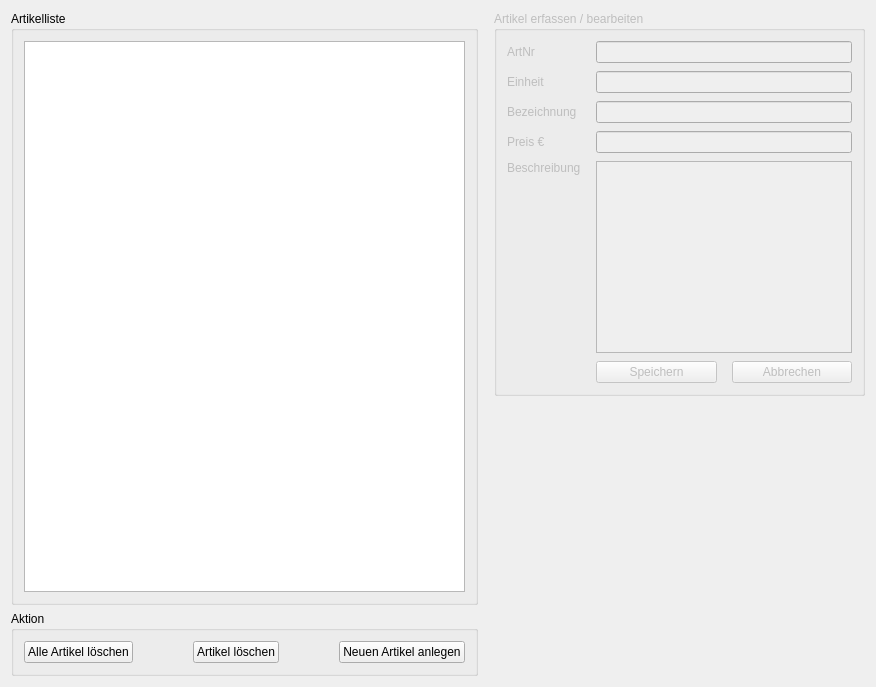
      <widget class="QWidget" name="tabArticles">
       <attribute name="title">
        <string>Artikel</string>
       </attribute>
       <layout class="QGridLayout" name="gridLayout_12">
        <item row="0" column="1">
         <spacer name="horizontalSpacer_14">
          <property name="orientation">
           <enum>Qt::Horizontal</enum>
          </property>
          <property name="sizeType">
           <enum>QSizePolicy::Fixed</enum>
          </property>
          <property name="sizeHint" stdset="0">
           <size>
            <width>10</width>
            <height>20</height>
           </size>
          </property>
         </spacer>
        </item>
        <item row="0" column="0" rowspan="3">
         <widget class="QGroupBox" name="Artikelliste">
          <property name="sizePolicy">
           <sizepolicy hsizetype="Preferred" vsizetype="Preferred">
            <horstretch>0</horstretch>
            <verstretch>0</verstretch>
           </sizepolicy>
          </property>
          <property name="maximumSize">
           <size>
            <width>16777215</width>
            <height>16777215</height>
           </size>
          </property>
          <property name="title">
           <string>Artikelliste</string>
          </property>
          <layout class="QVBoxLayout" name="verticalLayout_4" stretch="0">
           <property name="leftMargin">
            <number>10</number>
           </property>
           <property name="topMargin">
            <number>10</number>
           </property>
           <property name="rightMargin">
            <number>10</number>
           </property>
           <property name="bottomMargin">
            <number>10</number>
           </property>
           <item>
            <widget class="QTableWidget" name="twArticles">
             <property name="sizePolicy">
              <sizepolicy hsizetype="Preferred" vsizetype="Preferred">
               <horstretch>0</horstretch>
               <verstretch>0</verstretch>
              </sizepolicy>
             </property>
             <property name="minimumSize">
              <size>
               <width>0</width>
               <height>0</height>
              </size>
             </property>
             <property name="maximumSize">
              <size>
               <width>16777215</width>
               <height>16777215</height>
              </size>
             </property>
             <property name="focusPolicy">
              <enum>Qt::ClickFocus</enum>
             </property>
             <property name="editTriggers">
              <set>QAbstractItemView::NoEditTriggers</set>
             </property>
             <property name="selectionMode">
              <enum>QAbstractItemView::SingleSelection</enum>
             </property>
             <property name="selectionBehavior">
              <enum>QAbstractItemView::SelectRows</enum>
             </property>
             <attribute name="horizontalHeaderStretchLastSection">
              <bool>false</bool>
             </attribute>
             <attribute name="verticalHeaderVisible">
              <bool>false</bool>
             </attribute>
            </widget>
           </item>
          </layout>
         </widget>
        </item>
        <item row="0" column="2" rowspan="2">
         <widget class="QGroupBox" name="Artikel_Erfassen">
          <property name="enabled">
           <bool>false</bool>
          </property>
          <property name="sizePolicy">
           <sizepolicy hsizetype="Fixed" vsizetype="Fixed">
            <horstretch>0</horstretch>
            <verstretch>0</verstretch>
           </sizepolicy>
          </property>
          <property name="title">
           <string>Artikel erfassen / bearbeiten</string>
          </property>
          <property name="flat">
           <bool>false</bool>
          </property>
          <layout class="QGridLayout" name="gridLayout_13">
           <property name="leftMargin">
            <number>10</number>
           </property>
           <property name="topMargin">
            <number>10</number>
           </property>
           <property name="rightMargin">
            <number>10</number>
           </property>
           <property name="bottomMargin">
            <number>10</number>
           </property>
           <property name="horizontalSpacing">
            <number>60</number>
           </property>
           <property name="verticalSpacing">
            <number>5</number>
           </property>
           <item row="0" column="0" colspan="2">
            <layout class="QGridLayout" name="gridLayout_11" rowstretch="0,0,0,0,0,0" columnstretch="0,0,0">
             <property name="sizeConstraint">
              <enum>QLayout::SetDefaultConstraint</enum>
             </property>
             <property name="horizontalSpacing">
              <number>15</number>
             </property>
             <property name="verticalSpacing">
              <number>8</number>
             </property>
             <item row="0" column="1" colspan="2">
              <widget class="QLineEdit" name="leArtNr">
               <property name="enabled">
                <bool>false</bool>
               </property>
               <property name="inputMethodHints">
                <set>Qt::ImhNone</set>
               </property>
               <property name="readOnly">
                <bool>true</bool>
               </property>
               <property name="clearButtonEnabled">
                <bool>false</bool>
               </property>
              </widget>
             </item>
             <item row="3" column="1" colspan="2">
              <widget class="QLineEdit" name="leArtPrice">
               <property name="inputMask">
                <string/>
               </property>
               <property name="placeholderText">
                <string/>
               </property>
               <property name="clearButtonEnabled">
                <bool>true</bool>
               </property>
              </widget>
             </item>
             <item row="0" column="0">
              <widget class="QLabel" name="label_33">
               <property name="sizePolicy">
                <sizepolicy hsizetype="Fixed" vsizetype="Preferred">
                 <horstretch>0</horstretch>
                 <verstretch>0</verstretch>
                </sizepolicy>
               </property>
               <property name="text">
                <string>ArtNr</string>
               </property>
              </widget>
             </item>
             <item row="1" column="0">
              <widget class="QLabel" name="label_37">
               <property name="sizePolicy">
                <sizepolicy hsizetype="Fixed" vsizetype="Preferred">
                 <horstretch>0</horstretch>
                 <verstretch>0</verstretch>
                </sizepolicy>
               </property>
               <property name="text">
                <string>Einheit</string>
               </property>
              </widget>
             </item>
             <item row="2" column="1" colspan="2">
              <widget class="QLineEdit" name="leArtName">
               <property name="clearButtonEnabled">
                <bool>true</bool>
               </property>
              </widget>
             </item>
             <item row="2" column="0">
              <widget class="QLabel" name="label_35">
               <property name="sizePolicy">
                <sizepolicy hsizetype="Fixed" vsizetype="Preferred">
                 <horstretch>0</horstretch>
                 <verstretch>0</verstretch>
                </sizepolicy>
               </property>
               <property name="text">
                <string>Bezeichnung</string>
               </property>
              </widget>
             </item>
             <item row="3" column="0">
              <widget class="QLabel" name="label_34">
               <property name="sizePolicy">
                <sizepolicy hsizetype="Fixed" vsizetype="Preferred">
                 <horstretch>0</horstretch>
                 <verstretch>0</verstretch>
                </sizepolicy>
               </property>
               <property name="text">
                <string>Preis €</string>
               </property>
              </widget>
             </item>
             <item row="1" column="1" colspan="2">
              <widget class="QLineEdit" name="leArtUnit">
               <property name="clearButtonEnabled">
                <bool>true</bool>
               </property>
              </widget>
             </item>
             <item row="4" column="0">
              <widget class="QLabel" name="label_36">
               <property name="sizePolicy">
                <sizepolicy hsizetype="Fixed" vsizetype="Preferred">
                 <horstretch>0</horstretch>
                 <verstretch>0</verstretch>
                </sizepolicy>
               </property>
               <property name="text">
                <string>Beschreibung</string>
               </property>
               <property name="alignment">
                <set>Qt::AlignLeading|Qt::AlignLeft|Qt::AlignTop</set>
               </property>
              </widget>
             </item>
             <item row="4" column="1" colspan="2">
              <widget class="QTextEdit" name="ptArtDescription">
               <property name="tabChangesFocus">
                <bool>true</bool>
               </property>
              </widget>
             </item>
             <item row="5" column="1">
              <widget class="QPushButton" name="btnArtSave">
               <property name="text">
                <string>Speichern</string>
               </property>
              </widget>
             </item>
             <item row="5" column="2">
              <widget class="QPushButton" name="btnArtCancel">
               <property name="text">
                <string>Abbrechen</string>
               </property>
              </widget>
             </item>
            </layout>
           </item>
          </layout>
         </widget>
        </item>
        <item row="3" column="0">
         <widget class="QGroupBox" name="groupBox">
          <property name="title">
           <string>Aktion</string>
          </property>
          <layout class="QHBoxLayout" name="horizontalLayout_5">
           <property name="spacing">
            <number>60</number>
           </property>
           <property name="leftMargin">
            <number>10</number>
           </property>
           <property name="topMargin">
            <number>10</number>
           </property>
           <property name="rightMargin">
            <number>10</number>
           </property>
           <property name="bottomMargin">
            <number>10</number>
           </property>
           <item>
            <widget class="QPushButton" name="btnArtDelAll">
             <property name="text">
              <string>Alle Artikel löschen</string>
             </property>
            </widget>
           </item>
           <item>
            <widget class="QPushButton" name="btnArtDelete">
             <property name="text">
              <string>Artikel löschen</string>
             </property>
            </widget>
           </item>
           <item>
            <widget class="QPushButton" name="btnArtNew">
             <property name="text">
              <string>Neuen Artikel anlegen</string>
             </property>
            </widget>
           </item>
          </layout>
         </widget>
        </item>
        <item row="2" column="2">
         <spacer name="verticalSpacer_4">
          <property name="orientation">
           <enum>Qt::Vertical</enum>
          </property>
          <property name="sizeHint" stdset="0">
           <size>
            <width>20</width>
            <height>40</height>
           </size>
          </property>
         </spacer>
        </item>
       </layout>
      </widget>
